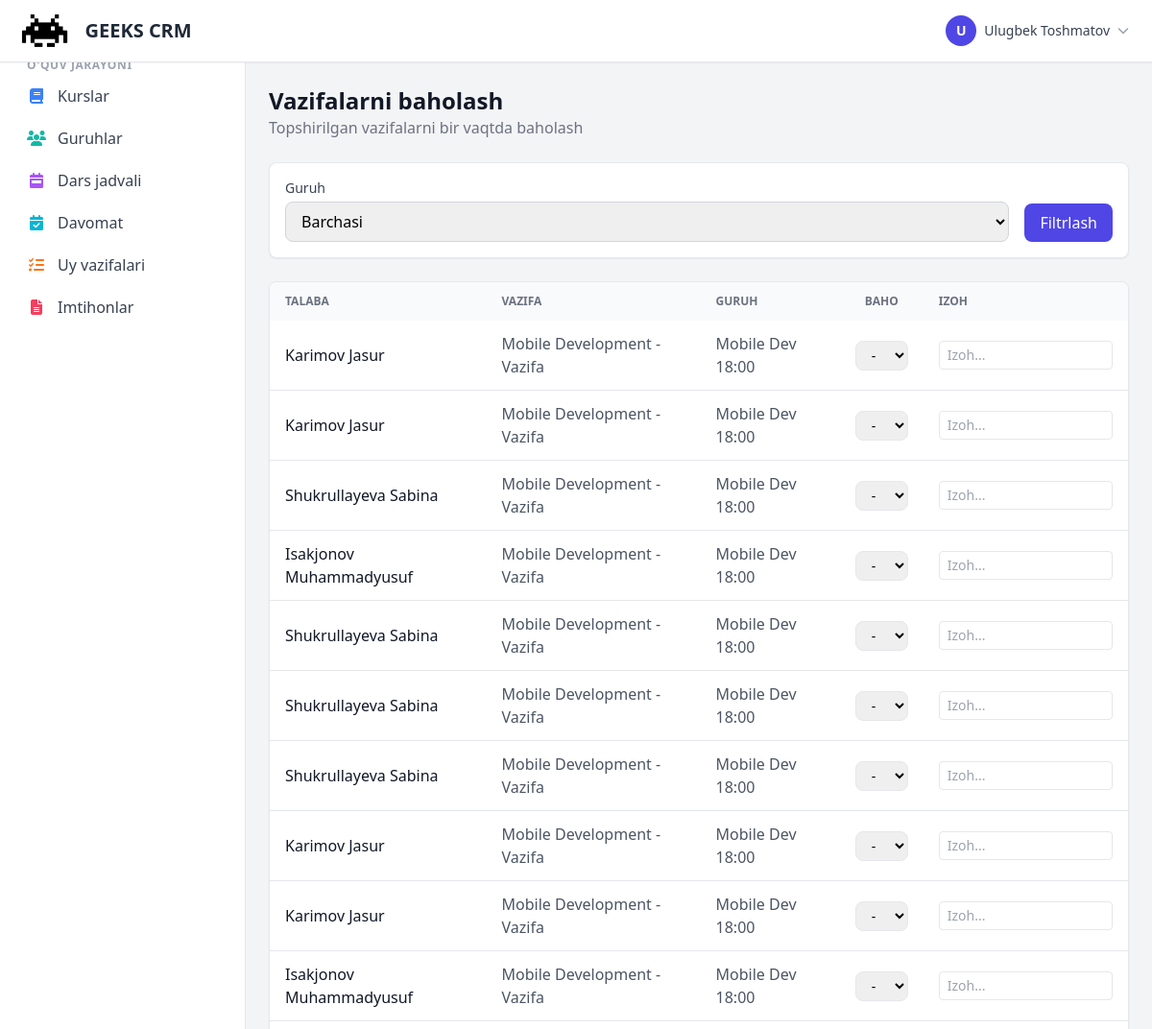
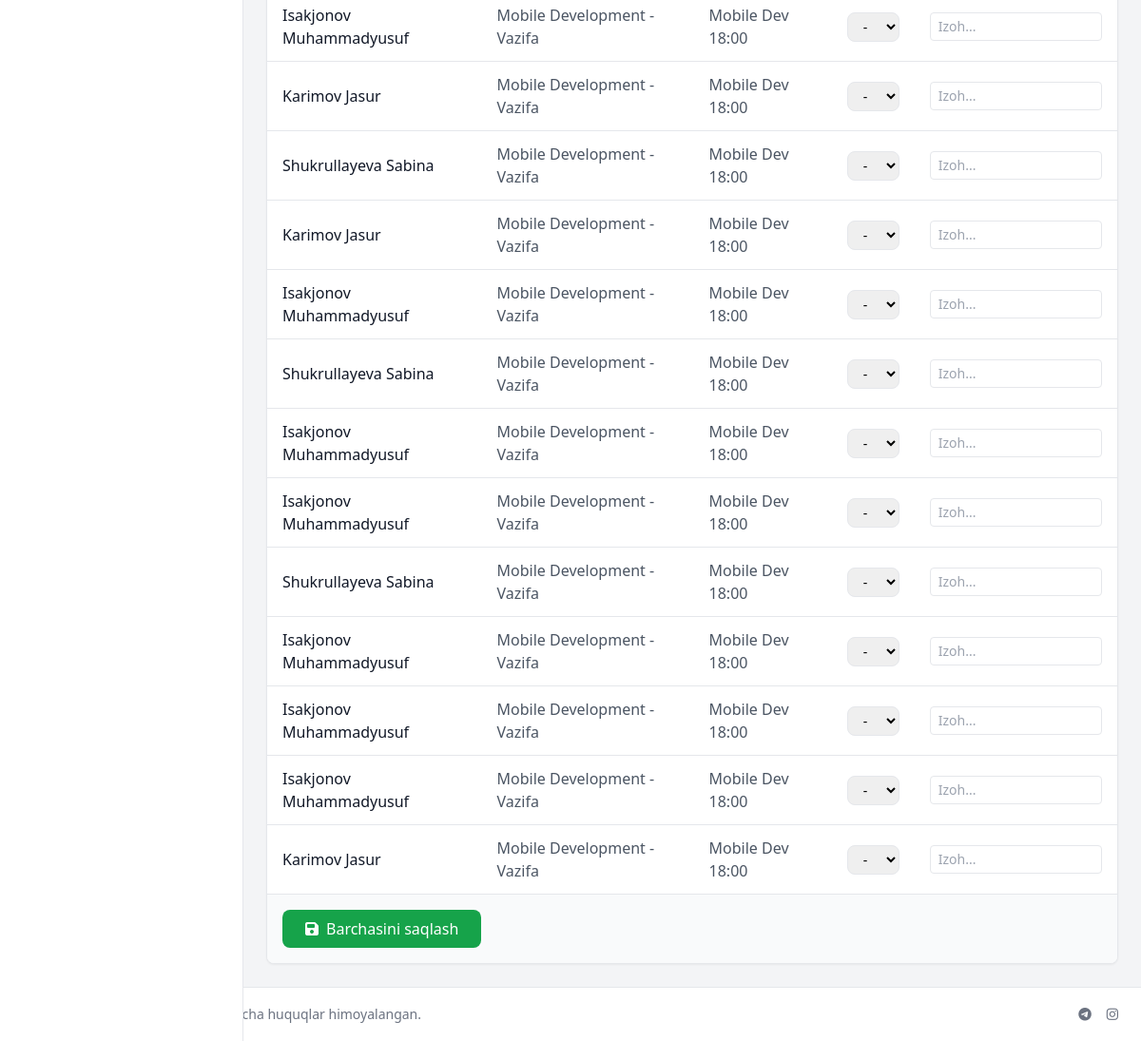
Page /homework/bulk-grade/ (signed in) on the committed database (2 pictures, top to bottom).
### accounts/models.py (models this page shows, shortened)
class User(AbstractUser):
    ROLE_CHOICES = [
        ('admin', 'Administrator'),
        ('manager', 'Menejer'),
        ('mentor', 'Mentor'),
        ('student', "O'quvchi"),
        ('parent', 'Ota-ona'),
        ('accountant', 'Buxgalter'),
        ('sales', 'Sotuvchi'),
        ('sales_manager', 'Sotuvchilar menejeri'),
    ]
    role = models.CharField(max_length=20, choices=ROLE_CHOICES, default='student', verbose_name='Rol')
    phone = models.CharField(max_length=20, blank=True, null=True, verbose_name='Telefon')
    telegram_id = models.BigIntegerField(blank=True, null=True, unique=True, verbose_name='Telegram ID')
    telegram_username = models.CharField(max_length=100, blank=True, null=True, verbose_name='Telegram username')
    avatar = models.ImageField(upload_to='avatars/', blank=True, null=True, verbose_name='Avatar')
    is_active = models.BooleanField(default=True, verbose_name='Faol')
    created_at = models.DateTimeField(auto_now_add=True, verbose_name='Yaratilgan sana')
    updated_at = models.DateTimeField(auto_now=True, verbose_name='Yangilangan sana')
    class Meta:
        verbose_name = 'Foydalanuvchi'
        verbose_name_plural = 'Foydalanuvchilar'
        ordering = ['-created_at']
        indexes = [
            models.Index(fields=['role', 'is_active']),
            models.Index(fields=['telegram_id']),
            models.Index(fields=['created_at']),
        ]
    @property
    def is_admin(self):
        return self.role == 'admin' or self.is_superuser
    @property
    def is_mentor(self):
        return self.role == 'mentor'

### homework/models.py (models this page shows, shortened)
class Homework(models.Model):
    lesson = models.ForeignKey(Lesson, on_delete=models.CASCADE, related_name='homeworks')
    student = models.ForeignKey(User, on_delete=models.CASCADE, related_name='homeworks',
                               limit_choices_to={'role': 'student'})
    title = models.CharField(max_length=200, blank=True, null=True)
    description = models.TextField(blank=True, null=True)  # Student tomonidan yozilgan
    file = models.FileField(upload_to='homeworks/', blank=True, null=True)
    link = models.URLField(blank=True, null=True)  # GitHub, CodePen va hokazo
    code = models.TextField(blank=True, null=True)  # Kod matn shaklida
    submitted_at = models.DateTimeField(null=True, blank=True)
    deadline = models.DateTimeField()
    is_submitted = models.BooleanField(default=False)
    is_late = models.BooleanField(default=False)
    created_at = models.DateTimeField(auto_now_add=True)
    updated_at = models.DateTimeField(auto_now=True)
    class Meta:
        verbose_name = _('Homework')
        verbose_name_plural = _('Homeworks')
        ordering = ['-deadline', '-submitted_at']
        indexes = [
            models.Index(fields=['student', 'deadline']),
            models.Index(fields=['is_submitted', 'deadline']),
            models.Index(fields=['lesson', 'student']),
        ]

### courses/models.py (models this page shows, shortened)
class Lesson(models.Model):
    group = models.ForeignKey(Group, on_delete=models.CASCADE, related_name='lessons')
    topic = models.ForeignKey(Topic, on_delete=models.SET_NULL, null=True, blank=True, related_name='lessons')
    date = models.DateField()
    start_time = models.TimeField()
    end_time = models.TimeField()
    title = models.CharField(max_length=200, blank=True, null=True)
    description = models.TextField(blank=True, null=True)
    notes = models.TextField(blank=True, null=True)  # Mentor uchun eslatmalar
    questions = models.TextField(blank=True, null=True)  # Savollar ro'yxati
    created_at = models.DateTimeField(auto_now_add=True)
    updated_at = models.DateTimeField(auto_now=True)
    class Meta:
        verbose_name = 'Dars'
        verbose_name_plural = 'Darslar'
        ordering = ['-date', '-start_time']
        indexes = [
            models.Index(fields=['group', 'date']),
            models.Index(fields=['date', 'start_time']),
        ]

class Group(models.Model):
    SCHEDULE_CHOICES = [
        ('odd', 'Toq kunlar'),
        ('even', 'Juft kunlar'),
        ('daily', 'Har kuni'),
    ]
    course = models.ForeignKey(Course, on_delete=models.CASCADE, related_name='groups')
    name = models.CharField(max_length=200)
    mentor = models.ForeignKey(User, on_delete=models.SET_NULL, null=True, blank=True,
                              related_name='mentor_groups', limit_choices_to={'role': 'mentor'})
    room = models.ForeignKey(Room, on_delete=models.SET_NULL, null=True, blank=True, related_name='groups')
    students = models.ManyToManyField(User, related_name='student_groups', blank=True,
                                     limit_choices_to={'role': 'student'})
    schedule_type = models.CharField(max_length=10, choices=SCHEDULE_CHOICES, default='odd')
    start_time = models.TimeField()
    end_time = models.TimeField()
    capacity = models.IntegerField(default=20)
    is_active = models.BooleanField(default=True)
    created_at = models.DateTimeField(auto_now_add=True)
    updated_at = models.DateTimeField(auto_now=True)
    class Meta:
        verbose_name = 'Guruh'
        verbose_name_plural = 'Guruhlar'
        ordering = ['course', 'name']

### homework/views.py (the view, shortened to what this page needs)
# urls.py: path('bulk-grade/', views.HomeworkBulkGradeView.as_view(), name='homework_bulk_grade'),
class HomeworkBulkGradeView(MentorRequiredMixin, TemplateView):
    template_name = 'homework/homework_bulk_grade.html'
    def get_context_data(self, **kwargs):
        context = super().get_context_data(**kwargs)
        group_id = self.request.GET.get('group')
        homeworks = Homework.objects.filter(
            lesson__group__mentor=self.request.user,
            is_submitted=True,
            grade__isnull=True
        ).select_related('student', 'lesson__group')
        if group_id:
            homeworks = homeworks.filter(lesson__group_id=group_id)
        context['homeworks'] = homeworks
        context['groups'] = Group.objects.filter(mentor=self.request.user, is_active=True)
        return context

### accounts/mixins.py (called while the page is built)
    def dispatch(self, request, *args, **kwargs):
        if not request.user.is_authenticated:
            messages.error(request, 'Iltimos, avval tizimga kiring.')
            return redirect('accounts:login')
        if not request.user.is_superuser and not request.user.is_admin and not request.user.is_mentor:
            messages.error(request, 'Sizda bu sahifaga kirish huquqi yo\'q.')
            return redirect('accounts:login')
        return super().dispatch(request, *args, **kwargs)

### templates/homework/homework_bulk_grade.html (shortened to what this page needs)
{% extends 'base.html' %}
{% block content %}
<div class="space-y-6">
    <div class="flex items-center justify-between">
        <div>
            <h1 class="text-2xl font-bold text-gray-900">Vazifalarni baholash</h1>
            <p class="text-gray-500">Topshirilgan vazifalarni bir vaqtda baholash</p>
        </div>
    </div>
    <div class="bg-white rounded-lg border shadow-sm p-4">
        <form method="get" class="flex gap-4 items-end">
            <div class="flex-1">
                <label class="block text-sm font-medium text-gray-700 mb-1">Guruh</label>
                <select name="group" class="w-full px-3 py-2 border border-gray-300 rounded-lg">
                    <option value="">Barchasi</option>
                </select>
            </div>
            <button type="submit" class="px-4 py-2 bg-indigo-600 text-white rounded-lg hover:bg-indigo-700">
                Filtrlash
            </button>
        </form>
    </div>
    {% if homeworks %}
    <form method="post" class="bg-white rounded-lg border shadow-sm overflow-hidden">
        <table class="w-full">
            <thead class="bg-gray-50">
                <tr>
                    <th class="px-4 py-3 text-left text-xs font-semibold text-gray-500 uppercase">Talaba</th>
                    <th class="px-4 py-3 text-left text-xs font-semibold text-gray-500 uppercase">Vazifa</th>
                    <th class="px-4 py-3 text-left text-xs font-semibold text-gray-500 uppercase">Guruh</th>
                    <th class="px-4 py-3 text-center text-xs font-semibold text-gray-500 uppercase">Baho</th>
                    <th class="px-4 py-3 text-left text-xs font-semibold text-gray-500 uppercase">Izoh</th>
                </tr>
            </thead>
            <tbody class="divide-y">
                {% for hw in homeworks %}
                <tr class="hover:bg-gray-50">
                    <td class="px-4 py-3">
                        <span class="font-medium text-gray-900">{{ hw.student.get_full_name }}</span>
                    </td>
                    <td class="px-4 py-3 text-gray-600">{{ hw.title }}</td>
                    <td class="px-4 py-3 text-gray-600">{{ hw.lesson.group.name|default:"-" }}</td>
                    <td class="px-4 py-3 text-center">
                        <select name="grades" class="px-3 py-1 border rounded-lg text-sm">
                            <option value="">-</option>
                        </select>
                    </td>
                    <td class="px-4 py-3">
                        <input type="text" name="comments" class="w-full px-2 py-1 border rounded text-sm" placeholder="Izoh...">
                    </td>
                </tr>
                {% endfor %}
            </tbody>
        </table>
        <div class="p-4 bg-gray-50 border-t">
            <button type="submit" class="px-6 py-2 bg-green-600 text-white rounded-lg hover:bg-green-700">
                <i class="fas fa-save mr-2"></i>Barchasini saqlash
            </button>
        </div>
    </form>
    {% else %}
    <div class="bg-white rounded-lg p-12 text-center border">
        <i class="fas fa-check-circle text-5xl text-green-300 mb-4"></i>
        <h3 class="text-lg font-semibold text-gray-900 mb-2">Baholanmagan vazifa yo'q</h3>
        <p class="text-gray-500">Barcha topshirilgan vazifalar baholangan.</p>
    </div>
    {% endif %}
</div>
{% endblock %}

### templates/base.html (shortened to what this page needs)
{% load static %}
<!DOCTYPE html>
<html lang="uz">
<head>
    <script src="https://cdn.tailwindcss.com"></script>
    <link href="https://cdnjs.cloudflare.com/ajax/libs/font-awesome/6.5.1/css/all.min.css" rel="stylesheet">
</head>
<body class="bg-gray-100 min-h-screen flex flex-col">
    <nav class="bg-white shadow-sm border-b border-gray-200 sticky top-0 z-40">
        <div class="max-w-full mx-auto px-4">
            <div class="flex items-center justify-between h-16">
                <div class="flex items-center gap-4">
                    <a href="{% url 'dashboard' %}" class="flex items-center gap-3">
                        <img src="{% static 'img/logo_dark.png' %}" alt="Logo" class="h-10 w-auto" onerror="this.style.display='none'">
                        <span class="text-xl font-bold text-gray-800">GEEKS CRM</span>
                    </a>
                </div>
                {% if user.is_authenticated %}
                <div class="flex items-center gap-4">
                    <div class="relative" x-data="{open: false}">
                        <button @click="open = !open" class="flex items-center gap-2 p-2 rounded-lg hover:bg-gray-100">
                            <div class="w-8 h-8 bg-indigo-600 rounded-full flex items-center justify-center text-white text-sm font-bold">
                                {{ user.first_name.0|upper|default:user.username.0|upper }}
                            </div>
                            <span class="hidden sm:block text-sm font-medium text-gray-700">{{ user.get_full_name|default:user.username }}</span>
                            <i class="fas fa-chevron-down text-gray-400 text-xs"></i>
                        </button>
                    </div>
                </div>
                {% else %}
                <a href="{% url 'accounts:login' %}" class="px-4 py-2 bg-indigo-600 text-white rounded-lg hover:bg-indigo-700">
                    Kirish
                </a>
                {% endif %}
            </div>
        </div>
    </nav>
    <div class="flex flex-1">
        {% if user.is_authenticated %}
        <aside id="sidebar" class="w-64 bg-white border-r border-gray-200 fixed inset-y-0 left-0 z-30 transform -translate-x-full lg:translate-x-0 transition-transform duration-200 pt-16 lg:pt-0">
            <nav class="p-4 space-y-1 overflow-y-auto h-full">
                <a href="{% url 'dashboard' %}" class="flex items-center gap-3 px-3 py-2 rounded-lg text-gray-700 hover:bg-gray-100 {% if request.path == '/' %}bg-indigo-50 text-indigo-700{% endif %}">
                    <span>Dashboard</span>
                </a>
                {% if user.role == 'admin' or user.role == 'manager' or user.role == 'mentor' %}
                <p class="text-xs font-semibold text-gray-400 uppercase tracking-wider mt-6 mb-2 px-3">O'quv jarayoni</p>
                <a href="{% url 'courses:course_list' %}" class="flex items-center gap-3 px-3 py-2 rounded-lg text-gray-700 hover:bg-gray-100">
                    <i class="fas fa-book w-5 text-center text-blue-500"></i>
                    <span>Kurslar</span>
                </a>
                <a href="{% url 'courses:group_list' %}" class="flex items-center gap-3 px-3 py-2 rounded-lg text-gray-700 hover:bg-gray-100">
                    <i class="fas fa-users w-5 text-center text-teal-500"></i>
                    <span>Guruhlar</span>
                </a>
                <a href="{% url 'schedule:timetable' %}" class="flex items-center gap-3 px-3 py-2 rounded-lg text-gray-700 hover:bg-gray-100">
                    <i class="fas fa-calendar-week w-5 text-center text-purple-500"></i>
                    <span>Dars jadvali</span>
                </a>
                <a href="{% url 'attendance:attendance_list' %}" class="flex items-center gap-3 px-3 py-2 rounded-lg text-gray-700 hover:bg-gray-100">
                    <i class="fas fa-calendar-check w-5 text-center text-cyan-500"></i>
                    <span>Davomat</span>
                </a>
                <a href="{% url 'homework:homework_list' %}" class="flex items-center gap-3 px-3 py-2 rounded-lg text-gray-700 hover:bg-gray-100">
                    <i class="fas fa-tasks w-5 text-center text-orange-500"></i>
                    <span>Uy vazifalari</span>
                </a>
                <a href="{% url 'exams:exam_list' %}" class="flex items-center gap-3 px-3 py-2 rounded-lg text-gray-700 hover:bg-gray-100">
                    <i class="fas fa-file-alt w-5 text-center text-rose-500"></i>
                    <span>Imtihonlar</span>
                </a>
                {% endif %}
            </nav>
        </aside>
        {% endif %}
        <main class="flex-1 p-4 sm:p-6 {% if user.is_authenticated %}lg:ml-64{% endif %}" style="min-height: 0;">
            {% block content %}{% endblock %}
        </main>
    </div>
    <footer class="bg-white border-t border-gray-200 py-4 px-6 mt-auto">
        <div class="flex flex-col md:flex-row justify-between items-center gap-2 text-sm text-gray-500">
            <div class="flex items-center gap-2">
                <span>&copy; 2024 GEEKS Academy. Barcha huquqlar himoyalangan.</span>
            </div>
            <div class="flex items-center gap-4">
                <a href="#" class="hover:text-gray-700"><i class="fab fa-telegram"></i></a>
                <a href="#" class="hover:text-gray-700"><i class="fab fa-instagram"></i></a>
            </div>
        </div>
    </footer>
</body>
</html>

### rows in the picture
User: first_name.0 "U", get_full_name "Ulugbek Toshmatov"
Homework: student.get_full_name "Karimov Jasur", title "Mobile Development - Vazifa", lesson.group.name "Mobile Dev 18:00"
Homework: student.get_full_name "Karimov Jasur", title "Mobile Development - Vazifa", lesson.group.name "Mobile Dev 18:00"
Homework: student.get_full_name "Shukrullayeva Sabina", title "Mobile Development - Vazifa", lesson.group.name "Mobile Dev 18:00"
Homework: student.get_full_name "Isakjonov Muhammadyusuf", title "Mobile Development - Vazifa", lesson.group.name "Mobile Dev 18:00"
Homework: student.get_full_name "Shukrullayeva Sabina", title "Mobile Development - Vazifa", lesson.group.name "Mobile Dev 18:00"
Homework: student.get_full_name "Shukrullayeva Sabina", title "Mobile Development - Vazifa", lesson.group.name "Mobile Dev 18:00"
Homework: student.get_full_name "Shukrullayeva Sabina", title "Mobile Development - Vazifa", lesson.group.name "Mobile Dev 18:00"
Homework: student.get_full_name "Karimov Jasur", title "Mobile Development - Vazifa", lesson.group.name "Mobile Dev 18:00"
Homework: student.get_full_name "Karimov Jasur", title "Mobile Development - Vazifa", lesson.group.name "Mobile Dev 18:00"
Homework: student.get_full_name "Isakjonov Muhammadyusuf", title "Mobile Development - Vazifa", lesson.group.name "Mobile Dev 18:00"
Homework: student.get_full_name "Isakjonov Muhammadyusuf", title "Mobile Development - Vazifa", lesson.group.name "Mobile Dev 18:00"
Homework: student.get_full_name "Karimov Jasur", title "Mobile Development - Vazifa", lesson.group.name "Mobile Dev 18:00"
Homework: student.get_full_name "Shukrullayeva Sabina", title "Mobile Development - Vazifa", lesson.group.name "Mobile Dev 18:00"
Homework: student.get_full_name "Karimov Jasur", title "Mobile Development - Vazifa", lesson.group.name "Mobile Dev 18:00"
Homework: student.get_full_name "Isakjonov Muhammadyusuf", title "Mobile Development - Vazifa", lesson.group.name "Mobile Dev 18:00"
Homework: student.get_full_name "Shukrullayeva Sabina", title "Mobile Development - Vazifa", lesson.group.name "Mobile Dev 18:00"
Homework: student.get_full_name "Isakjonov Muhammadyusuf", title "Mobile Development - Vazifa", lesson.group.name "Mobile Dev 18:00"
Homework: student.get_full_name "Isakjonov Muhammadyusuf", title "Mobile Development - Vazifa", lesson.group.name "Mobile Dev 18:00"
Homework: student.get_full_name "Shukrullayeva Sabina", title "Mobile Development - Vazifa", lesson.group.name "Mobile Dev 18:00"
Homework: student.get_full_name "Isakjonov Muhammadyusuf", title "Mobile Development - Vazifa", lesson.group.name "Mobile Dev 18:00"
Homework: student.get_full_name "Isakjonov Muhammadyusuf", title "Mobile Development - Vazifa", lesson.group.name "Mobile Dev 18:00"
Homework: student.get_full_name "Isakjonov Muhammadyusuf", title "Mobile Development - Vazifa", lesson.group.name "Mobile Dev 18:00"
Homework: student.get_full_name "Karimov Jasur", title "Mobile Development - Vazifa", lesson.group.name "Mobile Dev 18:00"
